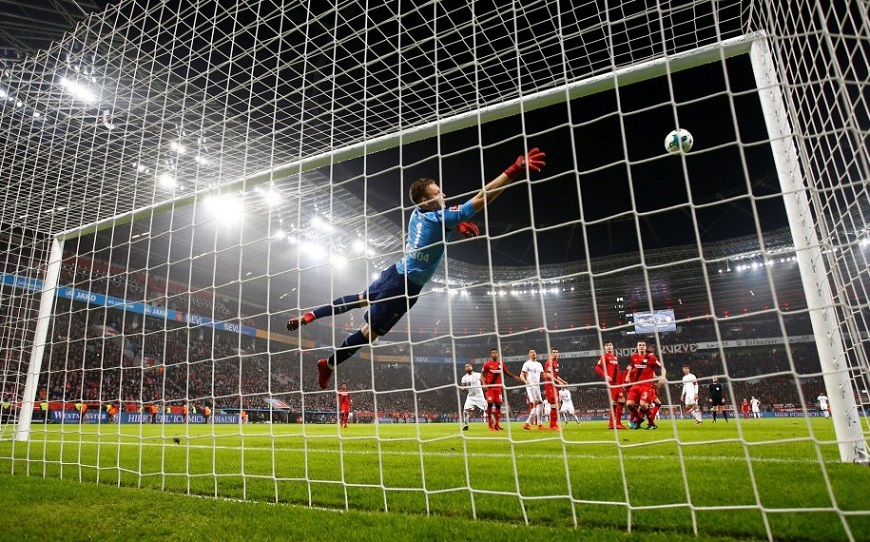
#> input picture 06_cv_filtros_extraccion_ocr/img/golazo.jpg, 870 x 542 px
$ python 01_bordes.py
#> lines starting #> are read from the running program, lines starting #| are printed output that depends on the picture
import cv2 as cv
import matplotlib.pyplot as plt

img = cv.imread("../img/golazo.jpg", 0)
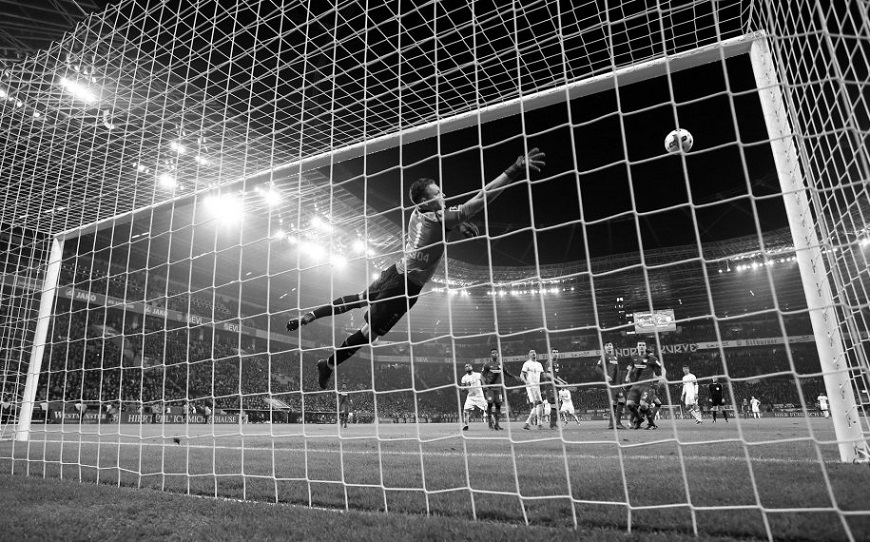
#> img: shape (542, 870); min 0, max 255, mean 94.9

grises = False
# grises=False
if grises:
    # En escala de grises
    laplacian = cv.Laplacian(img, cv.CV_64F)
    sobelx = cv.Sobel(img, cv.CV_64F, 1, 0, ksize=3)
    sobely = cv.Sobel(img, cv.CV_64F, 0, 1, ksize=3)
else:
    # En blanco y negro
    laplacian = cv.Laplacian(img, cv.CV_8U)
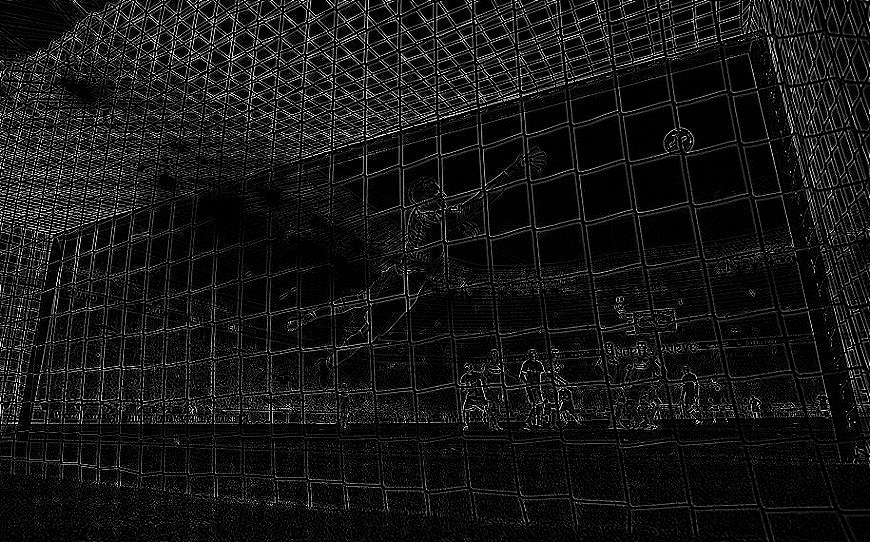
#> laplacian: shape (542, 870); min 0, max 255, mean 22.3
    sobelx = cv.Sobel(img, cv.CV_8U, 1, 0, ksize=3)
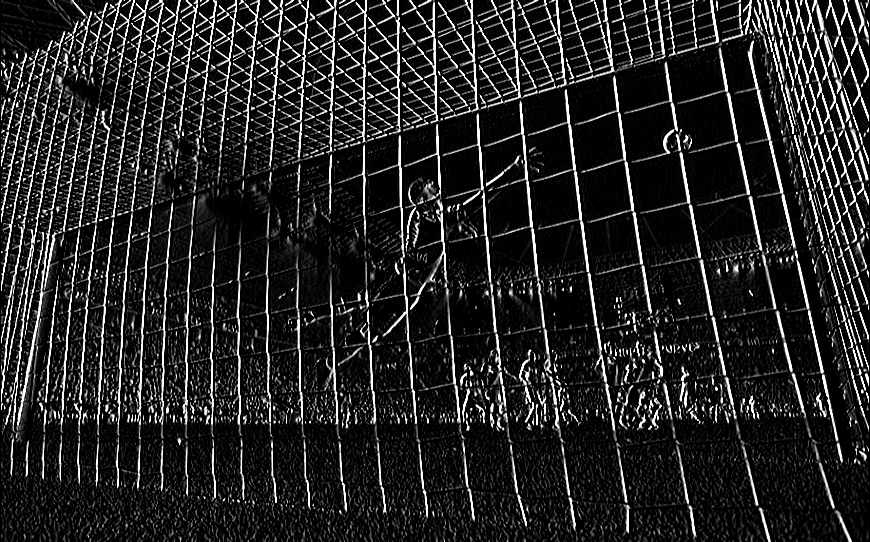
#> sobelx: shape (542, 870); min 0, max 255, mean 36.8
    sobely = cv.Sobel(img, cv.CV_8U, 0, 1, ksize=3)
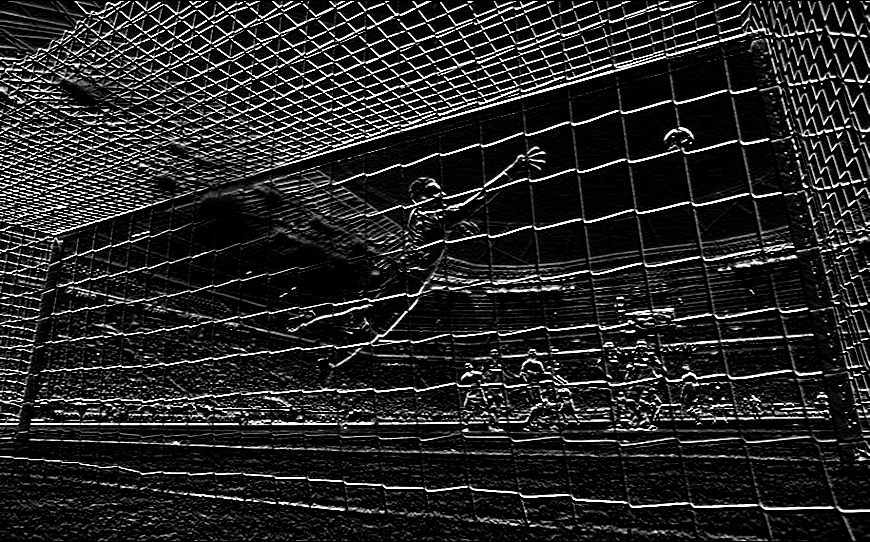
#> sobely: shape (542, 870); min 0, max 255, mean 37.9

ax1 = plt.subplot(2, 2, 1), plt.imshow(img, cmap="gray")
plt.title("Original"), plt.xticks([]), plt.yticks([])
ax2 = plt.subplot(2, 2, 2), plt.imshow(laplacian, cmap="gray")
plt.title("Laplaciano"), plt.xticks([]), plt.yticks([])
ax3 = plt.subplot(2, 2, 3), plt.imshow(sobelx, cmap="gray")
plt.title("Sobel X"), plt.xticks([]), plt.yticks([])
ax4 = plt.subplot(2, 2, 4), plt.imshow(sobely, cmap="gray")
plt.title("Sobel Y"), plt.xticks([]), plt.yticks([])

plt.show()

$ run again, with 06_cv_filtros_extraccion_ocr/img/fft_hf.jpg copied over 06_cv_filtros_extraccion_ocr/img/golazo.jpg
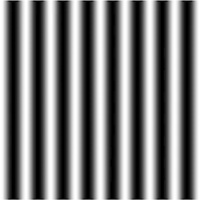
#> input picture 06_cv_filtros_extraccion_ocr/img/fft_hf.jpg, 200 x 200 px
#> img is the input picture: shape (200, 200); min 0, max 255, mean 123.5
#> `sobelx = cv.Sobel(img, cv.CV_8U, 1, 0, ksize=3)`:
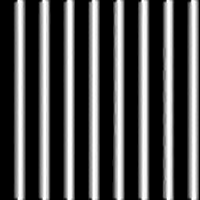
#> sobelx: shape (200, 200); min 0, max 255, mean 79.8
#> `plt.show()`:
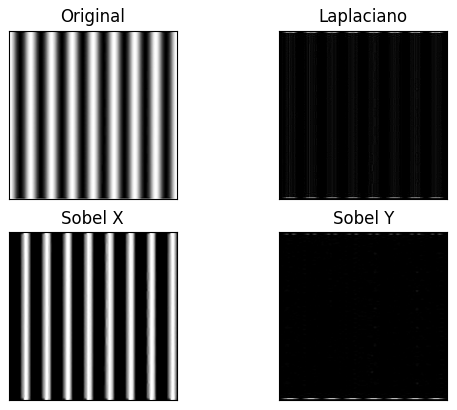
#> figure drawn by matplotlib, 4 panels
